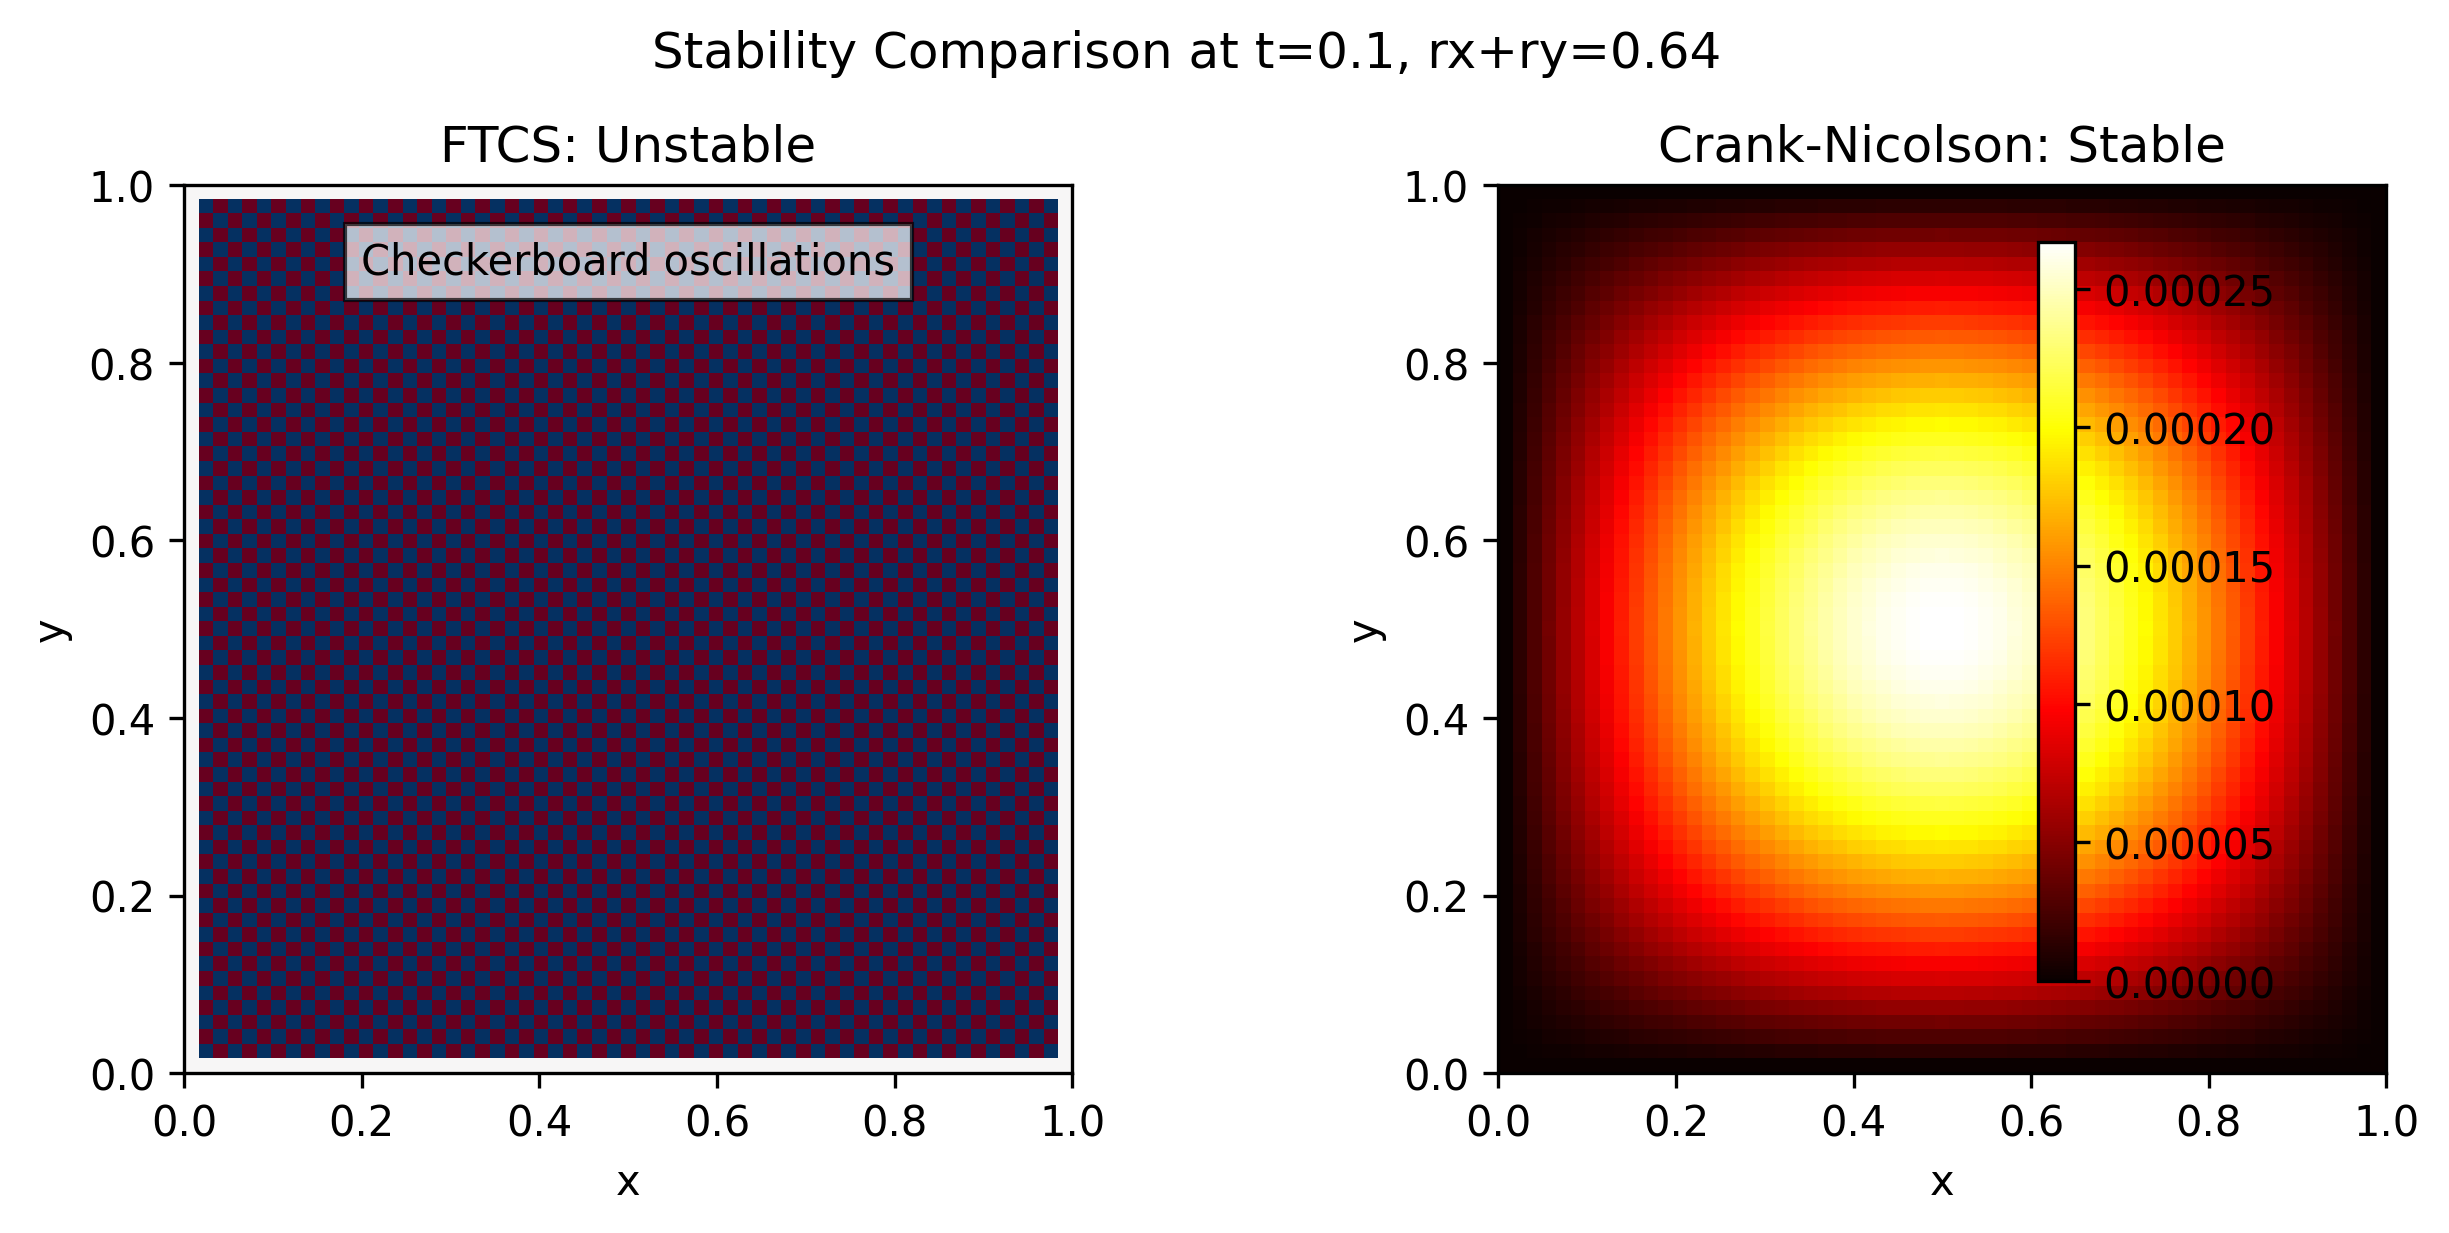

Source code (Python):
import numpy as np
import matplotlib.pyplot as plt

def solve_2d_ftcs_unstable(Nx, Ny, Nt, alpha, T, Lx=1.0, Ly=1.0):
    dx, dy = Lx/Nx, Ly/Ny
    dt = T/Nt
    rx, ry = alpha*dt/dx**2, alpha*dt/dy**2

    x = np.linspace(0, Lx, Nx+1)
    y = np.linspace(0, Ly, Ny+1)
    X, Y = np.meshgrid(x, y, indexing='ij')
    u = np.sin(np.pi*X)*np.sin(np.pi*Y)
    u_new = np.copy(u)

    for n in range(Nt):
        u_new[1:-1,1:-1] = u[1:-1,1:-1] + rx*(u[2:,1:-1] - 2*u[1:-1,1:-1] + u[:-2,1:-1]) \
                                        + ry*(u[1:-1,2:] - 2*u[1:-1,1:-1] + u[1:-1,:-2])
        u_new[0,:] = u_new[-1,:] = u_new[:,0] = u_new[:,-1] = 0.0
        u[:] = u_new[:]

    return X, Y, u

def solve_2d_cn_stable(Nx, Ny, Nt, alpha, T, Lx=1.0, Ly=1.0, max_iter=50, tol=1e-6):
    dx, dy = Lx/Nx, Ly/Ny
    dt = T/Nt
    rx, ry = alpha*dt/(2*dx**2), alpha*dt/(2*dy**2)

    x = np.linspace(0, Lx, Nx+1)
    y = np.linspace(0, Ly, Ny+1)
    X, Y = np.meshgrid(x, y, indexing='ij')
    u = np.sin(np.pi*X)*np.sin(np.pi*Y)

    for n in range(Nt):
        rhs = u.copy()
        rhs[1:-1,1:-1] += rx*(u[2:,1:-1] - 2*u[1:-1,1:-1] + u[:-2,1:-1]) \
                        + ry*(u[1:-1,2:] - 2*u[1:-1,1:-1] + u[1:-1,:-2])

        u_new = u.copy()
        for it in range(max_iter):
            u_old = u_new.copy()
            u_new[1:-1,1:-1] = (rhs[1:-1,1:-1] + rx*(u_old[2:,1:-1] + u_old[:-2,1:-1]) \
                                             + ry*(u_old[1:-1,2:] + u_old[1:-1,:-2])) / (1 + 2*rx + 2*ry)
            u_new[0,:] = u_new[-1,:] = u_new[:,0] = u_new[:,-1] = 0.0
            if np.max(np.abs(u_new - u_old)) < tol:
                break
        u[:] = u_new[:]

    return X, Y, u

def analytical_2d(X, Y, t, alpha=1.0):
    return np.exp(-2*alpha*np.pi**2*t)*np.sin(np.pi*X)*np.sin(np.pi*Y)

Nx, Ny = 60, 60
Lx, Ly, T, alpha = 1.0, 1.0, 0.1, 1.0
dx, dy = Lx/Nx, Ly/Ny

target_rx_ry = 0.64
dt = target_rx_ry * dx**2 / (2*alpha)
Nt = int(np.ceil(T/dt))

X, Y, u_ftcs = solve_2d_ftcs_unstable(Nx, Ny, Nt, alpha, T)
X, Y, u_cn = solve_2d_cn_stable(Nx, Ny, Nt, alpha, T)
u_exact = analytical_2d(X, Y, T, alpha)

err_ftcs_signed = u_ftcs - u_exact
err_ftcs_signed = np.nan_to_num(err_ftcs_signed, nan=1.0, posinf=1.0, neginf=-1.0)
err_ftcs_signed = np.clip(err_ftcs_signed, -1.0, 1.0)

err_cn = np.abs(u_cn - u_exact)

fig, axes = plt.subplots(1, 2, figsize=(10, 4))

im0 = axes[0].imshow(err_ftcs_signed, cmap='RdBu_r', extent=[0,1,0,1], origin='lower', vmin=-1, vmax=1)
axes[0].set_title('FTCS: Unstable')
axes[0].set_xlabel('x')
axes[0].set_ylabel('y')
axes[0].text(0.5, 0.9, 'Checkerboard oscillations',
             ha='center', color='black', fontsize=10, bbox=dict(facecolor='white', alpha=0.7))

im1 = axes[1].imshow(err_cn, cmap='hot', extent=[0,1,0,1], origin='lower')
axes[1].set_title('Crank-Nicolson: Stable')
axes[1].set_xlabel('x')
axes[1].set_ylabel('y')

cbar = fig.colorbar(im1, ax=axes, shrink=0.8)
cbar.set_label('') # removed label

plt.suptitle(f'Stability Comparison at t={T}, rx+ry={target_rx_ry:.2f}', fontsize=12)
plt.subplots_adjust(wspace=0.3, top=0.85)
plt.savefig('method_comparison.png', dpi=300, bbox_inches='tight')
plt.show()

print(f"Used: Nx={Nx}, dx={dx:.4f}, dt={dt:.5f}, rx+ry={target_rx_ry:.2f}")
